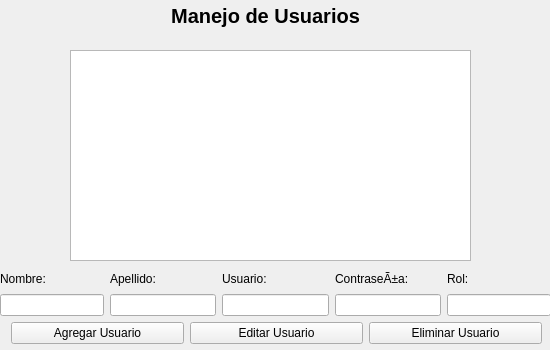
<?xml version="1.0" encoding="UTF-8"?>
<ui version="4.0">
 <class>MainWindow</class>
 <widget class="QMainWindow" name="MainWindow">
  <property name="enabled">
   <bool>true</bool>
  </property>
  <property name="geometry">
   <rect>
    <x>0</x>
    <y>0</y>
    <width>550</width>
    <height>350</height>
   </rect>
  </property>
  <property name="sizePolicy">
   <sizepolicy hsizetype="Fixed" vsizetype="Fixed">
    <horstretch>0</horstretch>
    <verstretch>0</verstretch>
   </sizepolicy>
  </property>
  <property name="minimumSize">
   <size>
    <width>550</width>
    <height>350</height>
   </size>
  </property>
  <property name="maximumSize">
   <size>
    <width>550</width>
    <height>350</height>
   </size>
  </property>
  <property name="windowTitle">
   <string>MainWindow</string>
  </property>
  <property name="windowIcon">
   <iconset>
    <normaloff>../img/Escudo.ico</normaloff>../img/Escudo.ico</iconset>
  </property>
  <widget class="QWidget" name="centralwidget">
   <property name="sizePolicy">
    <sizepolicy hsizetype="Expanding" vsizetype="Expanding">
     <horstretch>0</horstretch>
     <verstretch>0</verstretch>
    </sizepolicy>
   </property>
   <widget class="QLabel" name="label">
    <property name="enabled">
     <bool>false</bool>
    </property>
    <property name="geometry">
     <rect>
      <x>-30</x>
      <y>-10</y>
      <width>651</width>
      <height>371</height>
     </rect>
    </property>
    <property name="sizePolicy">
     <sizepolicy hsizetype="Fixed" vsizetype="Fixed">
      <horstretch>0</horstretch>
      <verstretch>0</verstretch>
     </sizepolicy>
    </property>
    <property name="layoutDirection">
     <enum>Qt::LayoutDirection::LeftToRight</enum>
    </property>
    <property name="autoFillBackground">
     <bool>true</bool>
    </property>
    <property name="lineWidth">
     <number>0</number>
    </property>
    <property name="text">
     <string/>
    </property>
    <property name="pixmap">
     <pixmap>../img/autenticacion_de_usuario.png</pixmap>
    </property>
    <property name="scaledContents">
     <bool>true</bool>
    </property>
    <property name="alignment">
     <set>Qt::AlignmentFlag::AlignCenter</set>
    </property>
    <property name="wordWrap">
     <bool>false</bool>
    </property>
   </widget>
   <widget class="QTreeView" name="treeView_usuarios">
    <property name="geometry">
     <rect>
      <x>70</x>
      <y>50</y>
      <width>401</width>
      <height>211</height>
     </rect>
    </property>
   </widget>
   <widget class="QLabel" name="label_2">
    <property name="geometry">
     <rect>
      <x>100</x>
      <y>0</y>
      <width>331</width>
      <height>31</height>
     </rect>
    </property>
    <property name="font">
     <font>
      <family>Segoe UI</family>
      <pointsize>15</pointsize>
      <bold>true</bold>
     </font>
    </property>
    <property name="text">
     <string>Manejo de Usuarios</string>
    </property>
    <property name="scaledContents">
     <bool>false</bool>
    </property>
    <property name="alignment">
     <set>Qt::AlignmentFlag::AlignCenter</set>
    </property>
   </widget>
   <widget class="QWidget" name="">
    <property name="geometry">
     <rect>
      <x>0</x>
      <y>270</y>
      <width>551</width>
      <height>46</height>
     </rect>
    </property>
    <layout class="QGridLayout" name="gridLayout">
     <item row="0" column="0">
      <widget class="QLabel" name="nombre_usuario_label">
       <property name="enabled">
        <bool>true</bool>
       </property>
       <property name="text">
        <string>Nombre:</string>
       </property>
      </widget>
     </item>
     <item row="0" column="3">
      <widget class="QLabel" name="usuario_usuario_label">
       <property name="enabled">
        <bool>true</bool>
       </property>
       <property name="text">
        <string>Usuario:</string>
       </property>
      </widget>
     </item>
     <item row="1" column="0" colspan="2">
      <widget class="QLineEdit" name="entry_usuario_nombre"/>
     </item>
     <item row="1" column="2">
      <widget class="QLineEdit" name="entry_usuarios_apellido"/>
     </item>
     <item row="1" column="3">
      <widget class="QLineEdit" name="entry_usuario_usuario"/>
     </item>
     <item row="1" column="4">
      <widget class="QLineEdit" name="entry_usuario_contrasena"/>
     </item>
     <item row="1" column="5" colspan="2">
      <widget class="QLineEdit" name="entry_usuario_rol"/>
     </item>
     <item row="0" column="2">
      <widget class="QLabel" name="apellido_usuarios_label">
       <property name="enabled">
        <bool>true</bool>
       </property>
       <property name="text">
        <string>Apellido:</string>
       </property>
      </widget>
     </item>
     <item row="0" column="4">
      <widget class="QLabel" name="contarsena_usuario_label">
       <property name="enabled">
        <bool>true</bool>
       </property>
       <property name="text">
        <string>ContraseÃ±a:</string>
       </property>
      </widget>
     </item>
     <item row="0" column="5" colspan="2">
      <widget class="QLabel" name="rol_usuario_label">
       <property name="enabled">
        <bool>true</bool>
       </property>
       <property name="text">
        <string>Rol:</string>
       </property>
      </widget>
     </item>
    </layout>
   </widget>
   <widget class="QWidget" name="">
    <property name="geometry">
     <rect>
      <x>11</x>
      <y>320</y>
      <width>531</width>
      <height>26</height>
     </rect>
    </property>
    <layout class="QGridLayout" name="gridLayout_2">
     <item row="0" column="0">
      <widget class="QPushButton" name="boton_agregar_usuario">
       <property name="text">
        <string>Agregar Usuario</string>
       </property>
      </widget>
     </item>
     <item row="0" column="1">
      <widget class="QPushButton" name="boton_editar_usuario">
       <property name="text">
        <string>Editar Usuario</string>
       </property>
      </widget>
     </item>
     <item row="0" column="2">
      <widget class="QPushButton" name="boton_eliminar_usuario">
       <property name="text">
        <string>Eliminar Usuario</string>
       </property>
      </widget>
     </item>
    </layout>
   </widget>
  </widget>
 </widget>
 <resources/>
 <connections/>
</ui>
